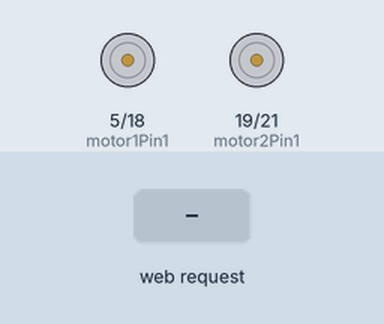
This sketch was run on a simulated ESP32. On the bench: motor-driver pin pairs drawn as motors (green arrow = first pin HIGH = forward, orange = second pin HIGH = backward, longer = more drive). Inputs (shaded band) come from the test bench. What the sketch prints to the serial monitor is not drawn.

Above: at 1.2 s.
1.3 s: HTTP request GET /forward received
At 2.0 s:
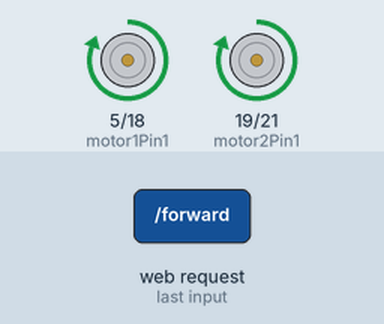
2.8 s: HTTP request GET /backward received
At 3.1 s:
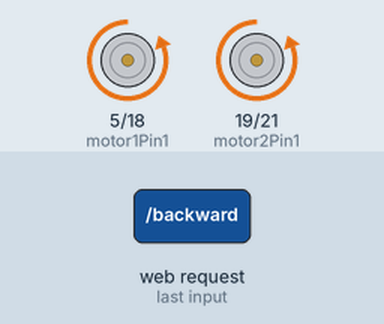
4.3 s: HTTP request GET /left received
At 5.5 s:
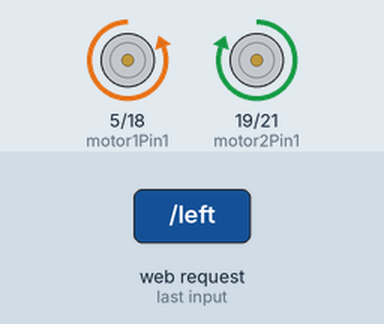
5.8 s: HTTP request GET /right received
At 6.6 s:
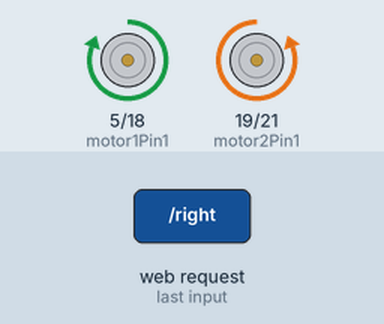
7.3 s: HTTP request GET /stop received
At 7.8 s:
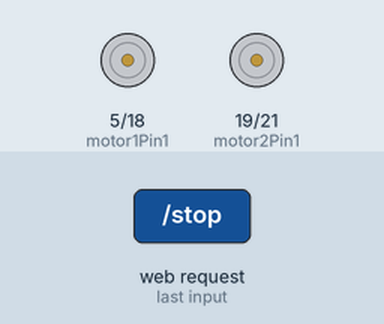
Timing chart, 0 to 9.8 s (numbered marks = the images above; inputs shaded):
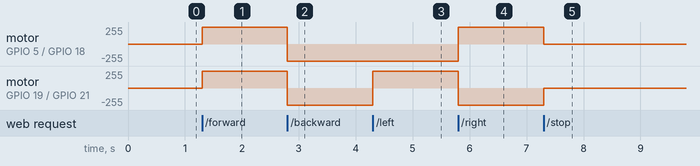

Measured:
- after the input at 1.3 s, motor on GPIO 5 (motor1Pin1) / GPIO 18 (motor1Pin2), motor on GPIO 19 (motor2Pin1) / GPIO 21 (motor2Pin2): stopped → forward 255/255 at once
- after the input at 2.8 s, motor on GPIO 5 (motor1Pin1) / GPIO 18 (motor1Pin2), motor on GPIO 19 (motor2Pin1) / GPIO 21 (motor2Pin2): forward 255/255 → backward 255/255 at once
- after the input at 4.3 s, motor on GPIO 19 (motor2Pin1) / GPIO 21 (motor2Pin2): backward 255/255 → forward 255/255 at once
- after the input at 5.8 s, motor on GPIO 5 (motor1Pin1) / GPIO 18 (motor1Pin2): backward 255/255 → forward 255/255 at once; motor on GPIO 19 (motor2Pin1) / GPIO 21 (motor2Pin2): forward 255/255 → backward 255/255 at once
- after the input at 7.3 s, motor on GPIO 5 (motor1Pin1) / GPIO 18 (motor1Pin2): forward 255/255 → stopped at once; motor on GPIO 19 (motor2Pin1) / GPIO 21 (motor2Pin2): backward 255/255 → stopped at once

The sketch:

Controlled_Robot.ino
```cpp
#include <WiFi.h>
#include <WebServer.h>

// Wi-Fi credentials for ESP32 Access Point
const char* ssid = "ESP32_ROBOT";
const char* password = "12345678";

// Motor pins
const int motor1Pin1 = 5;
const int motor1Pin2 = 18;
const int motor2Pin1 = 19;
const int motor2Pin2 = 21;

WebServer server(80);

void setup() {
  Serial.begin(115200);

  // Set motor pins as output
  pinMode(motor1Pin1, OUTPUT);
  pinMode(motor1Pin2, OUTPUT);
  pinMode(motor2Pin1, OUTPUT);
  pinMode(motor2Pin2, OUTPUT);

  // Start Wi-Fi in Access Point mode
  WiFi.softAP(ssid, password);
  Serial.println("Access Point started");
  Serial.print("IP address: ");
  Serial.println(WiFi.softAPIP());

  // Define routes
  server.on("/", handleRoot);
  server.on("/forward", handleForward);
  server.on("/backward", handleBackward);
  server.on("/left", handleLeft);
  server.on("/right", handleRight);
  server.on("/stop", handleStop);

  server.begin();
  Serial.println("HTTP server started");
}

void loop() {
  server.handleClient();
}

// Serve the control page
void handleRoot() {
  String page = "<html><head><title>ESP32 Robot</title></head><body>";
  page += "<h1>ESP32 Robot Control</h1>";
  page += "<a href='/forward'><button style='width:100px;height:50px;'>Forward</button></a><br><br>";
  page += "<a href='/left'><button style='width:100px;height:50px;'>Left</button></a>";
  page += "<a href='/stop'><button style='width:100px;height:50px;'>Stop</button></a>";
  page += "<a href='/right'><button style='width:100px;height:50px;'>Right</button></a><br><br>";
  page += "<a href='/backward'><button style='width:100px;height:50px;'>Backward</button></a>";
  page += "</body></html>";
  server.send(200, "text/html", page);
}

// Movement functions
void handleForward() {
  digitalWrite(motor1Pin1, HIGH);
  digitalWrite(motor1Pin2, LOW);
  digitalWrite(motor2Pin1, HIGH);
  digitalWrite(motor2Pin2, LOW);
  server.send(200, "text/html", "Moving Forward");
}

void handleBackward() {
  digitalWrite(motor1Pin1, LOW);
  digitalWrite(motor1Pin2, HIGH);
  digitalWrite(motor2Pin1, LOW);
  digitalWrite(motor2Pin2, HIGH);
  server.send(200, "text/html", "Moving Backward");
}

void handleLeft() {
  digitalWrite(motor1Pin1, LOW);
  digitalWrite(motor1Pin2, HIGH);
  digitalWrite(motor2Pin1, HIGH);
  digitalWrite(motor2Pin2, LOW);
  server.send(200, "text/html", "Turning Left");
}

void handleRight() {
  digitalWrite(motor1Pin1, HIGH);
  digitalWrite(motor1Pin2, LOW);
  digitalWrite(motor2Pin1, LOW);
  digitalWrite(motor2Pin2, HIGH);
  server.send(200, "text/html", "Turning Right");
}

void handleStop() {
  digitalWrite(motor1Pin1, LOW);
  digitalWrite(motor1Pin2, LOW);
  digitalWrite(motor2Pin1, LOW);
  digitalWrite(motor2Pin2, LOW);
  server.send(200, "text/html", "Stopped");
}
```
